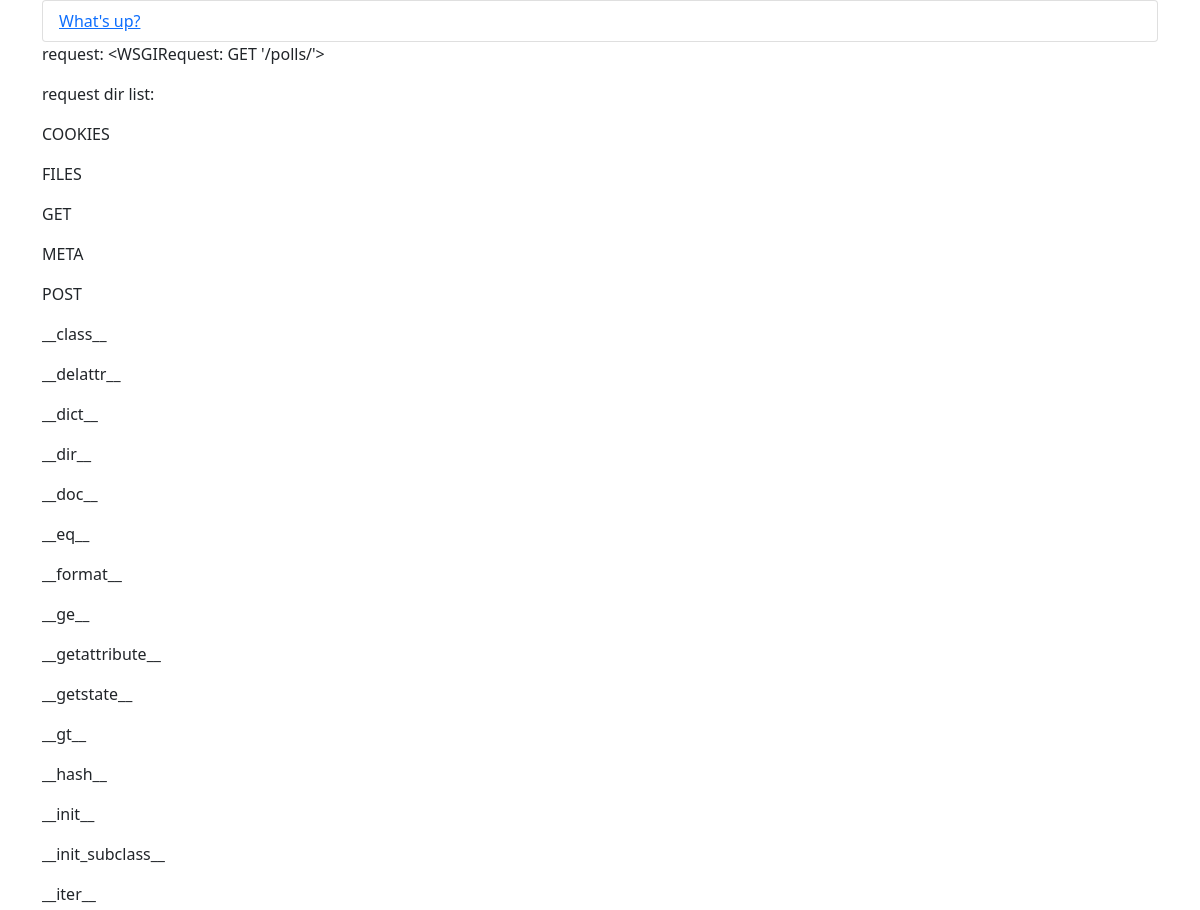
The page /polls/ (upper part) on the database as committed earlier.
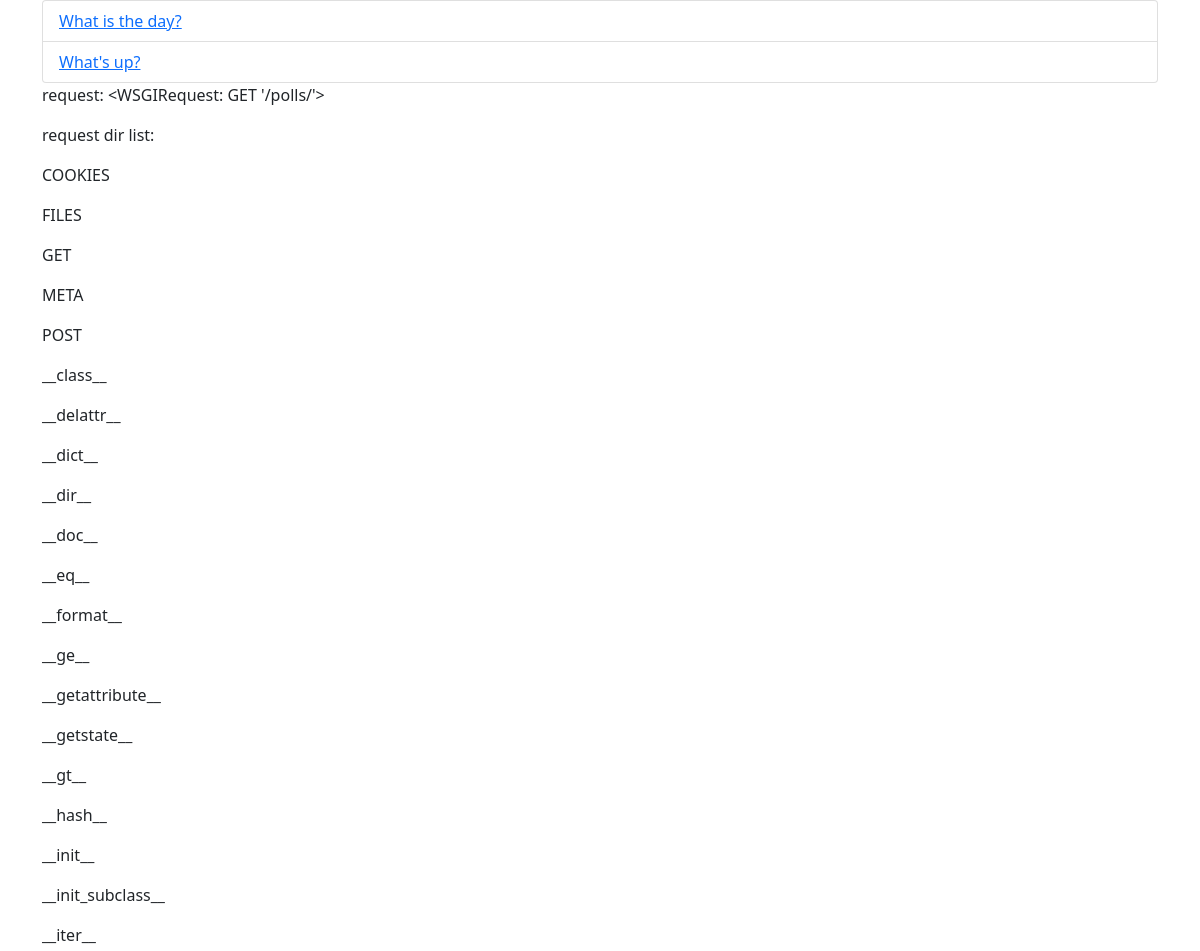
The same page on the database as committed later.
### polls/models.py (models this page shows, shortened)
class Question(models.Model):
	question_text = models.CharField(max_length=200)
	pub_date = models.DateTimeField('data published')

### polls/views.py (the view)
# urls.py: path('', views.index, name='index'),
def index(request):
	latest_question_list = Question.objects.order_by('-pub_date')[:5]
	context = {
				'latest_question_list':latest_question_list,
				'request':request,
				'request_dir':dir(request)
	}
	return render(request, 'polls/index.html', context)

### polls/templates/polls/index.html (shortened to what this page needs)
<!DOCTYPE html>
<html lang="en">
<head>
  <link href="https://cdn.jsdelivr.net/npm/bootstrap@5.1.3/dist/css/bootstrap.min.css" rel="stylesheet">
</head>
<body>
<div class="container">
  {% if latest_question_list %}
    <ul class="list-group">
    {% for question in latest_question_list %}
      <li class="list-group-item">
        <a href="/polls/{{question.id}}/">
          {{ question.question_text }}
        </a>
      </li>
    {% endfor %}
    </ul>
  {% else %}
    <p> No polls are available :(</p>
  {% endif %}
  <p> request: {{ request }}</p>
  <p> request dir list:</p>
  {% for element in request_dir %}
    <p> {{ element }}</p>
  {% endfor %}
</div>
</body>
</html>

Rows that differ between the two databases and show on the page:
added Question: question_text "What is the day?"
